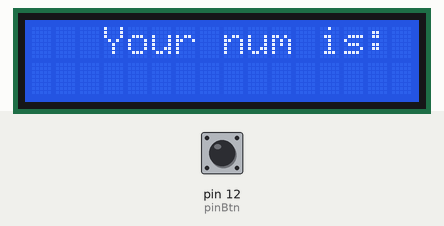
This sketch was run on a simulated Arduino Uno, built with avr-gcc and run on an emulated ATmega328P. Shown: 16×2 character LCD. The test bench sets the inputs (shaded band); at power-on: pin 12 (pinBtn) HIGH.

Above: at 1.2 s.
1.3 s: pin 12 (pinBtn) pulled LOW for 1 s
At 1.9 s:
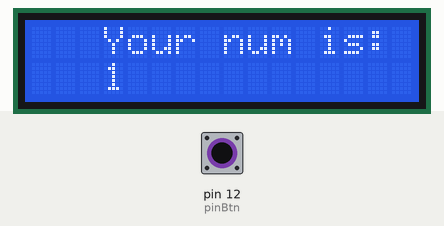
3.8 s: pin 12 (pinBtn) pulled LOW for 1 s
At 5.0 s:
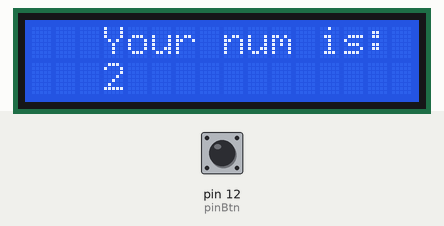
6.3 s: pin 12 (pinBtn) pulled LOW for 3.2 s
At 6.9 s:
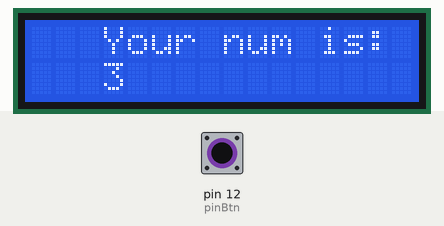
Timing chart, 0 to 9.3 s (numbered marks = the images above; inputs shaded):
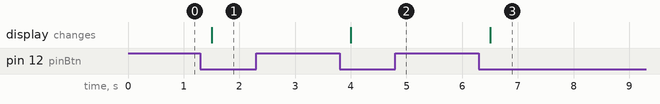

Measured:
- after the input at 1.3 s, the display: changes after 0.20 s (image 1)
- after the input at 3.8 s, the display: changes after 0.20 s (image 2)
- after the input at 6.3 s, the display: changes after 0.20 s (image 3)

The sketch:

deBouncingBtn.ino
```cpp
/*=================================================================================
  - Chương trình nút nhấn và hiển thị lên màn hình LCD
  - Lúc này đã được chống dội, nên khi tác động quá nhanh sẽ không còn thực thi
    cho tới khi nhấn đủ lâu thì mới được làm việc tiếp theo
===================================================================================*/

#include <LiquidCrystal_I2C.h>
#include <Wire.h>

#define pinBtn  12
#define LCD_ADDRESS 0x26
#define LCD_COLUMNS 16
#define LCD_ROWS 2

LiquidCrystal_I2C lcd(LCD_ADDRESS, LCD_COLUMNS, LCD_ROWS);

void setup() {
  Wire.begin();

  lcd.init();
  lcd.backlight();
  pinMode(pinBtn, INPUT);
  digitalWrite(12, HIGH); //keo dien tro len
  lcd.setCursor(3, 0);
  lcd.print("Your num is: ");
}

int num = 0;
void loop() {
  //int readPin = digitalRead(pinBtn);
  checkPin();
}

void checkPin () {
  if (digitalRead(pinBtn) == LOW) {
    delay(200);
    if(digitalRead(pinBtn) == LOW) {
      num++;
      if (num == 11)
        num = 0;
      lcd.setCursor(3, 1);
      lcd.print(num);
    }
    while(!digitalRead(pinBtn));
  }
}
```
